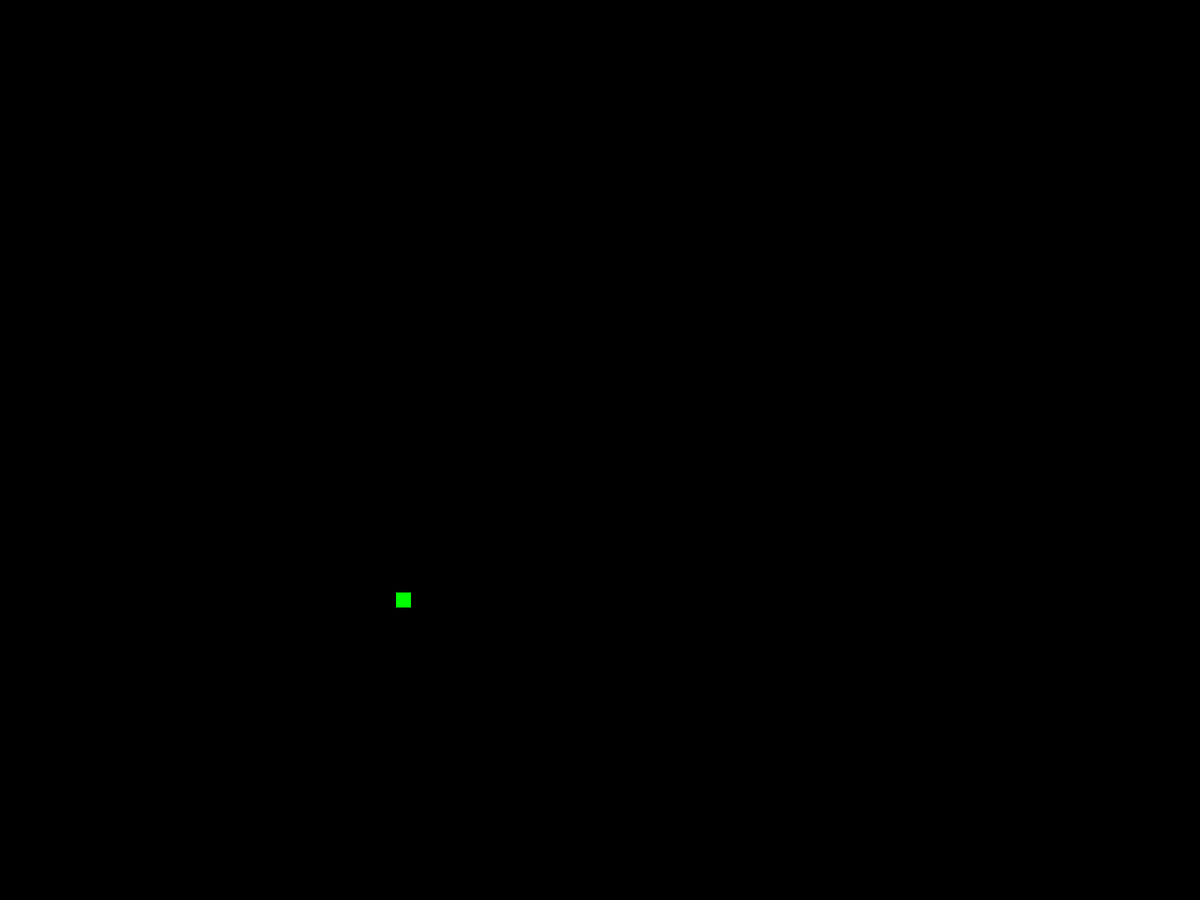
Frame 1 (no input)
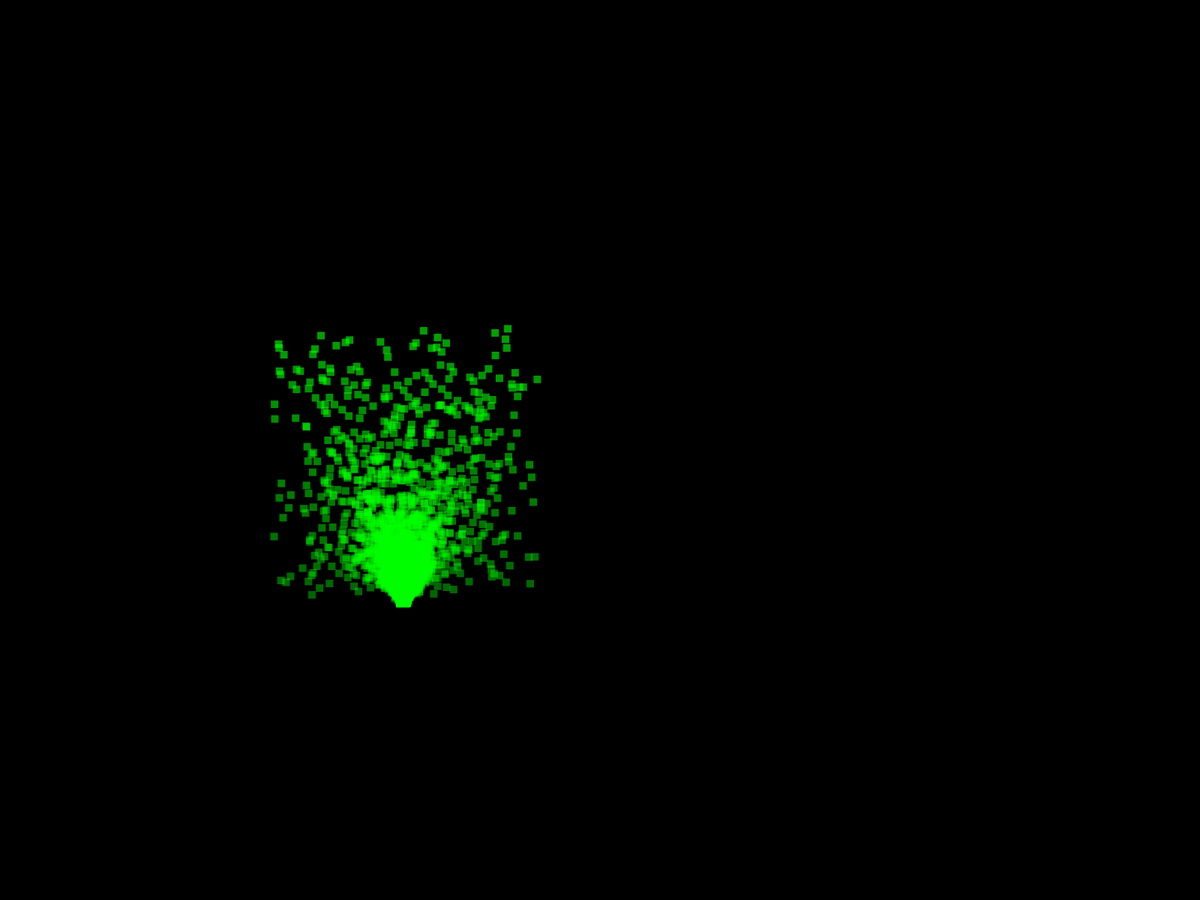
Frame 60 (the mouse pressed at the canvas centre just before this capture)
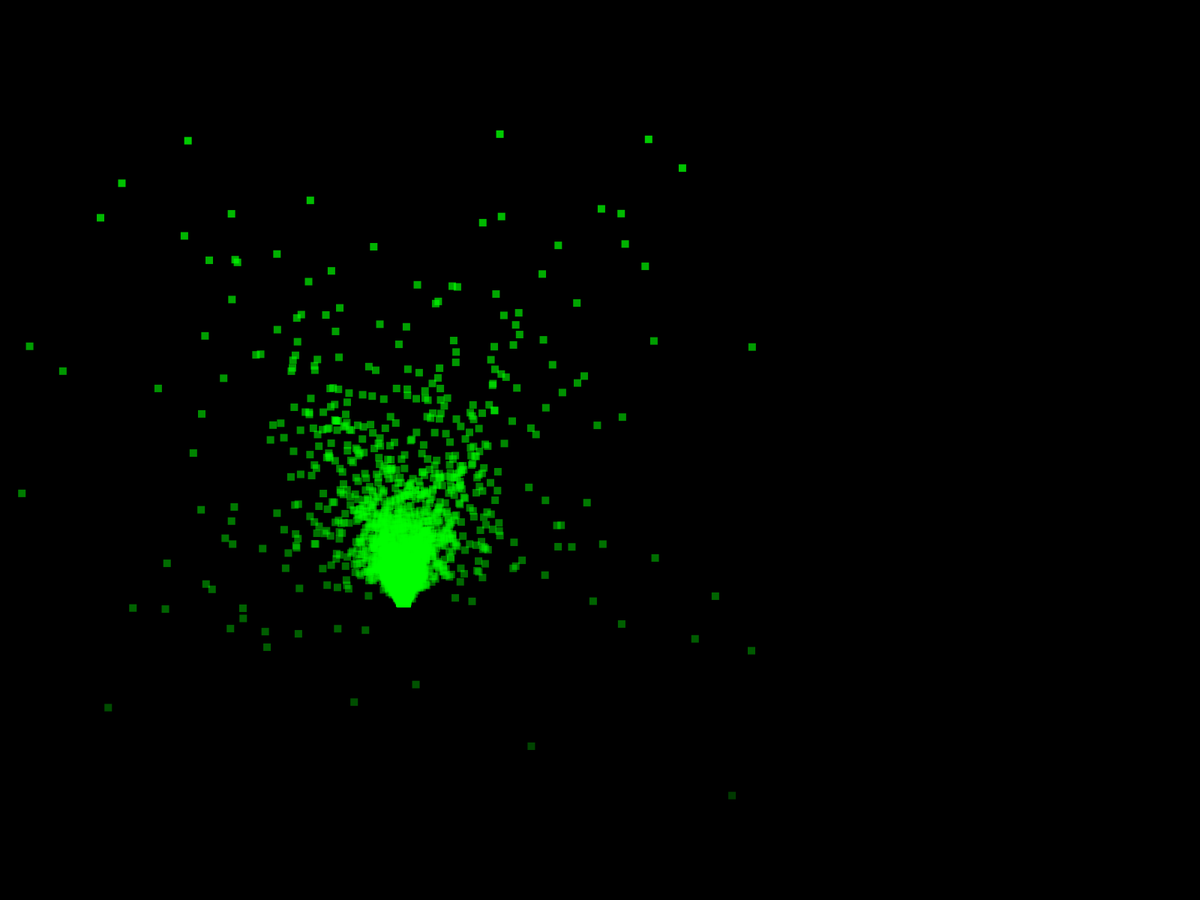
Frame 120 (the mouse held since frame 60 and released just before this capture)

The Processing sketch that drew these frames (run headless with seeded random() and noise(); from frame 60 on, the mouse is pressed at the canvas centre):

// Processing sketch: simple_particle_system
// ── simple_particle_system.pde
ParticleSystem ps;

PVector a;

void setup() {
  //size(1024, 768);
  fullScreen();
  ps = new ParticleSystem(5000);
}

void draw() {
  background(0);
  translate(width / 3, height - height / 3);
  ps.update();
  ps.show();
}
// ── ParticleSystem.pde
public class ParticleSystem {
  
  private int n_particles;
  private PVector[] pos, v, a;

  public ParticleSystem(int n_particles) {
    this.n_particles = n_particles;
    pos = new PVector[n_particles];
    v = new PVector[n_particles];
    a = new PVector[n_particles];
    
    this.init();
  }
  
  private void init() {
    for (int i = 0; i < n_particles; i++) {
      this.init(i);
    }
  }
  
  private void init(int i) {
    pos[i] = new PVector(random(-5, 5), random(-10, 0));
    v[i] = new PVector(0, 0);
    a[i] = new PVector(random(-0.1, 0.1), random(-0.3, -0.1));
  }
  
  public void update() {
    for (int i = 0; i < n_particles; i++) {
      pos[i].add(v[i]);
      v[i].add(a[i]);
      a[i].y += 0.005;
      
      if (pos[i].y > height / 2 || random(0, 1) < 0.05) {
        this.init(i);
      }
    }
  }
  
  public void show() {
    for (int i = 0; i < n_particles; i++) {
      noStroke();
      fill(0, 255, 0, map(pos[i].y, 0, height / 2, 100, 0));
      strokeWeight(1);
      rect(pos[i].x, pos[i].y, 10, 10);
    }
  }
}
